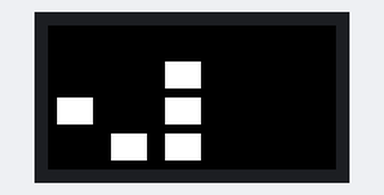
Recording of a sketch running on a simulated Arduino Uno, built with avr-gcc and run on an emulated ATmega328P. Shown: 32×16 colour display. What the sketch prints to the serial monitor is not drawn.

Above: at 1.1 s.
At 13.25 s:
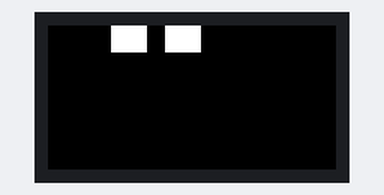
At 15.42 s:
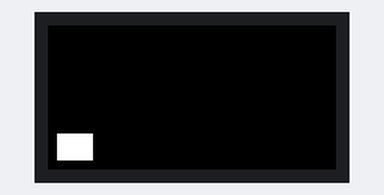
At 18.85 s:
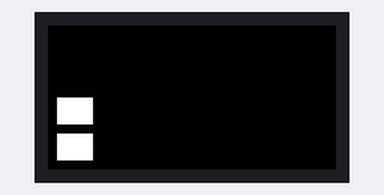
At 24.81 s:
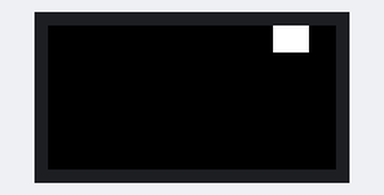
At 36.38 s:
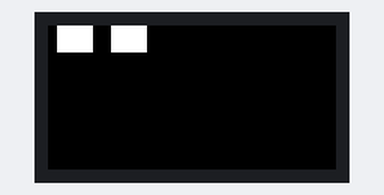

Measured:
- what the display in image 0 shows lasts 2.1 s, from 1.0 s to 3.1 s
- what the display in image 2 shows lasts 0.5 s, from 15.2 s to 15.7 s

The sketch:

life.ino
```cpp
// gunsticks little pattern player
// has several routines displaying various patterns
// using x/y coords or window addresses

#include <Adafruit_GFX.h>   // Core graphics library
#include <RGBmatrixPanel.h> // Hardware-specific library

#define CLK 8  // MUST be on PORTB!
#define LAT A3
#define OE  9
#define A   A0
#define B   A1
#define C   A2
RGBmatrixPanel matrix(A, B, C, CLK, LAT, OE, false);

// number of cells in a row (e.g. 12)
#define MAXX 8
// number of rows, eg 8
#define MAXY 7


int lifearray[MAXX][MAXY];
void setup() {
  matrix.begin();
  Serial.begin(9600);
  //myWindows(random(1,21));
  int window = 13;
  int brightness = 255;
  int del = 100;
  // White is 7,7,7 (3bit) 255,255,255 (8bit)
  uint8_t red=255, green=255, blue=255;

for(int y=0;y<MAXY;y++)
  for(int x=0;x<MAXX;x++)
    lifearray[x][y]=0;

delay(1000);
// now load a pattern into the life buffer
//  X   => 1,0
// X    => 0,1
// XXX  => 0-2,2
// glider
 int p[]={1,0,0,1,0,2,1,2,2,2,-1};
// block
// int p[]={1,2,2,2,2,1,1,1,-1};
// flipper
// int p[]={1,2,2,2,3,2,-1};
// pento1000
// X
// XXX
//  X
// int p[]={0,0,1,0,1,1,1,2,2,1,-1};


int n=0;
while (p[n]!=-1)
{
  lifearray[p[n]][p[n+1]]=1;
        myWindows(xyToWindow(p[n],p[n+1]), brightness, red, green, blue);
  n+=2;
}


delay(2000);
int x=0;
int y=0;
while ( true ) {
  delay(100);
      int lifebuf[MAXX][MAXY];

      for(int j=0;j<MAXY;j++) {
        for(int i=0;i<MAXX;i++) {
          lifebuf[i][j]=lifearray[i][j];
          if(lifearray[i][j]==1) {
            Serial.print("X");
          } else {
            Serial.print(".");
          }
        }
        Serial.println("");
      }

  for(y=0;y<MAXY;y++)
    for(x=0;x<MAXX;x++)
    {
      int count=0;
      // copy the playfield into temp buffer
      // now we count cells neighbors
      count =lifebuf[(x-1+MAXX)%MAXX][(y-1+MAXY)%MAXY];   // top left (wrap around)
      count+=lifebuf[x]              [(y-1+MAXY)%MAXY];   // top
      count+=lifebuf[(x+1+MAXX)%MAXX][(y-1+MAXY)%MAXY];   // top right
      count+=lifebuf[(x-1+MAXX)%MAXX][y];                 // left
      count+=lifebuf[(x+1+MAXX)%MAXX][y];                 // right
      count+=lifebuf[(x-1+MAXX)%MAXX][(y+1+MAXY)%MAXY];   // bottom left
      count+=lifebuf[x]              [(y+1+MAXY)%MAXY];   // bottom
      count+=lifebuf[(x+1+MAXX)%MAXX][(y+1+MAXY)%MAXY];   // bottom right
      // dependent on neibours do something
      if(count==3) {       // birth with 3
        lifearray[x][y]=1;
      } else {
        if (count != 2) {  // stay same with 2
          lifearray[x][y]=0; // die with anything else
        }
      }
    }


  // display the array
  for(y=0;y<5;y++)
    for(x=0;x<4;x++) {
      if(lifearray[x][y]==1)
        myWindows(xyToWindow(x,y), brightness, red, green, blue);
      else
        myWindows(xyToWindow(x,y), brightness, 0,0,0);
    }
  }
  delay(del);
  // fill the screen with 'black'
//  matrix.fillScreen(matrix.Color888(0, 0, 0));
//  matrix.swapBuffers(false);
}


int xyToWindow(int x, int y) {
  // this uses the building true xy coords like a screen
  // so pixel 0,0 is top left
  // pixel 3,4 is bottom right
  // 1,0->6 =1 + x*5 + y
  // 3,0->16=1 x x*5
  // 2,3->14=1 +x*5 +y
  return (1+x*5+y);
}

  int myWindows (int w, int br, int r, int g, int b){

switch (w) {
  case 1:
    // Window 1
    matrix.fillRect(1,12,4,3, matrix.Color888(r,g,b));
    break;
  case 2:
    // Window 2
    matrix.fillRect(7,12,4,3, matrix.Color888(r,g,b));
    break;
  case 3:
    // Window 3
    matrix.fillRect(13,12,4,3, matrix.Color888(r,g,b));
    break;
  case 4:
    // Window 4
    matrix.fillRect(19,12,4,3, matrix.Color888(r,g,b));
    break;
  case 5:
    // Window 5
    matrix.fillRect(25,12,4,3, matrix.Color888(r,g,b));
    break;
  case 6:
    // Window 6
    matrix.fillRect(1,8,4,3, matrix.Color888(r,g,b));
    break;
  case 7:
    // Window 7
    matrix.fillRect(7,8,4,3, matrix.Color888(r,g,b));
    break;
  case 8:
    // Window 8
    matrix.fillRect(13,8,4,3, matrix.Color888(r,g,b));
    break;
  case 9:
    // Window 9
    matrix.fillRect(19,8,4,3, matrix.Color888(r,g,b));
    break;
  case 10:
    // Window 10
    matrix.fillRect(25,8,4,3, matrix.Color888(r,g,b));
    break;
  case 11:
    // Window 11
    matrix.fillRect(1,4,4,3, matrix.Color888(r,g,b));
    break;
  case 12:
    // Window 12
    matrix.fillRect(7,4,4,3, matrix.Color888(r,g,b));
    break;
  case 13:
    // Window 13
    matrix.fillRect(13,4,4,3, matrix.Color888(r,g,b));
    break;
  case 14:
    // Window 14
    matrix.fillRect(19,4,4,3, matrix.Color888(r,g,b));
    break;
  case 15:
    // Window 15
    matrix.fillRect(25,4,4,3, matrix.Color888(r,g,b));
    break;
  case 16:
    // Window 16
    matrix.fillRect(1,0,4,3, matrix.Color888(r,g,b));
    break;
  case 17:
    // Window 17
    matrix.fillRect(7,0,4,3, matrix.Color888(r,g,b));
    break;
  case 18:
    // Window 18
    matrix.fillRect(13,0,4,3, matrix.Color888(r,g,b));
    break;
  case 19:
    // Window 19
    matrix.fillRect(19,0,4,3, matrix.Color888(r,g,b));
    break;
  case 20:
    // Window 20
    matrix.fillRect(25,0,4,3, matrix.Color888(r,g,b));
    break;

  default:
      break;
}
  }

void loop() {
  // do nothing
}
```
